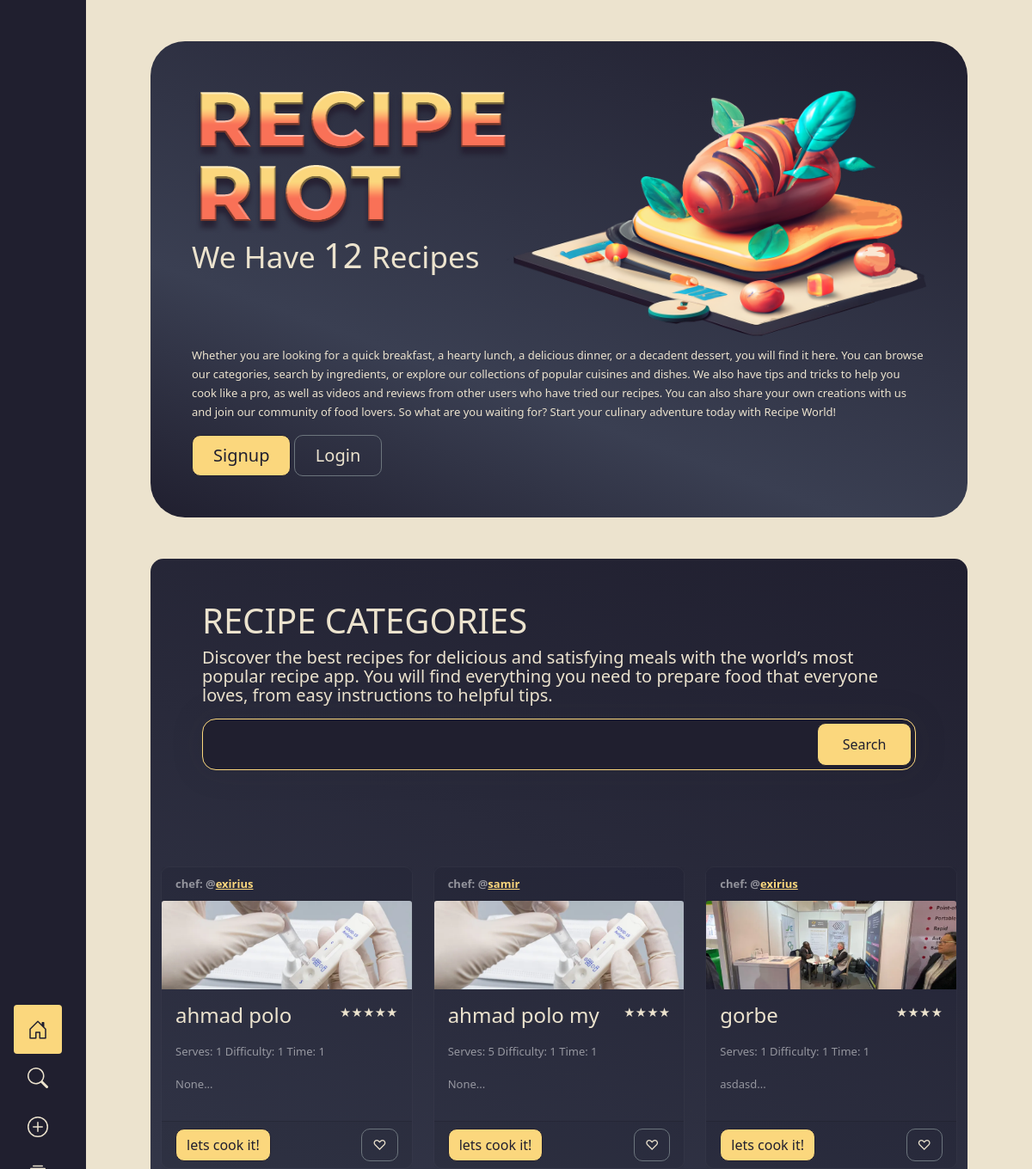
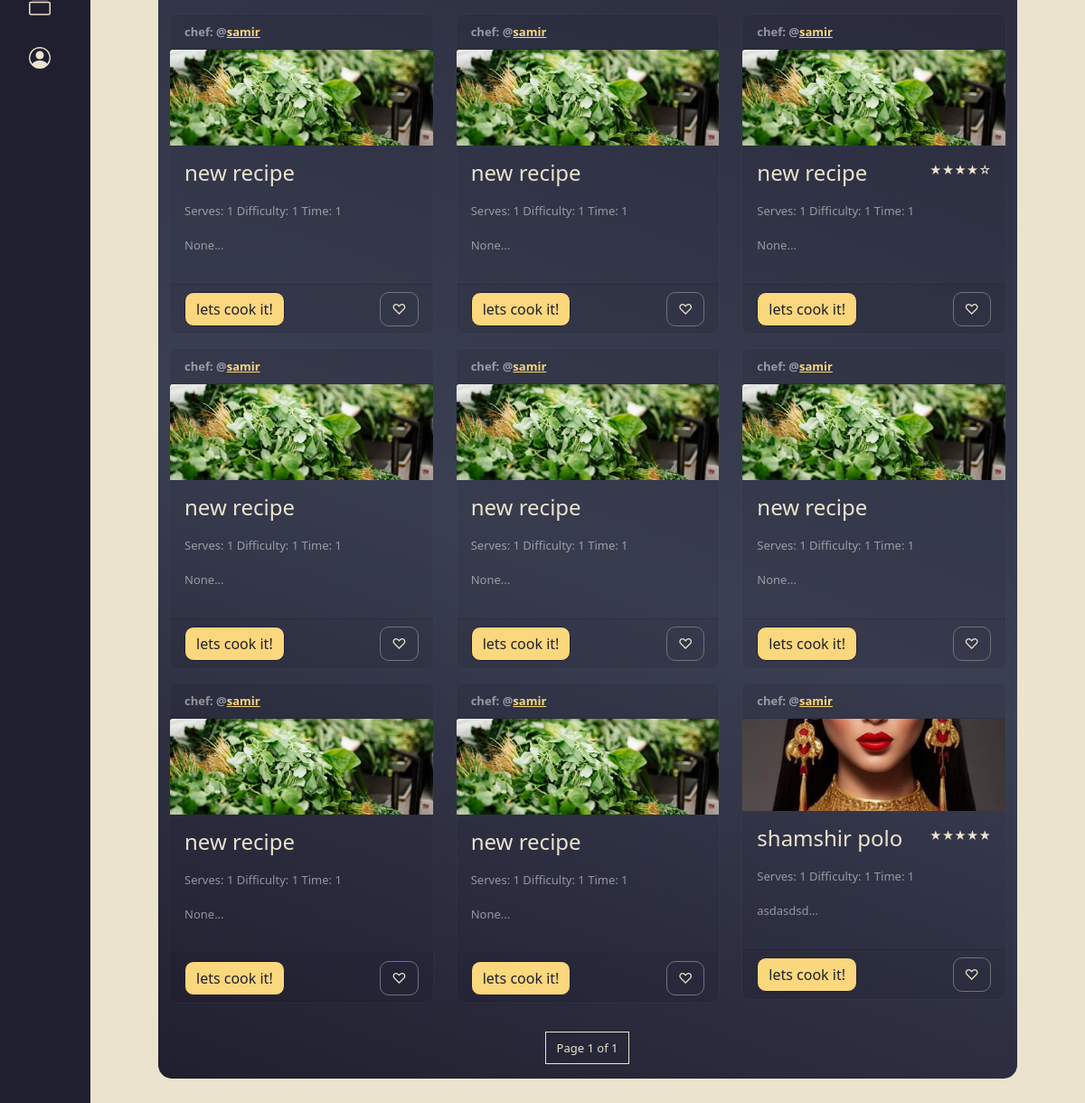
The page / on the database its author committed (2 pictures, top to bottom).
### recipes/models.py (models this page shows, shortened)
class Recipe(models.Model):
    author = models.ForeignKey(User, on_delete=models.CASCADE,default=1)
    chef=models.CharField(max_length=100,default="common",help_text="recipe's chef name (e.g. Chef John)",null=True,blank=True)
    status=models.BooleanField(default=False,help_text="is this recipe ready to be published?")
    name=models.CharField(max_length=300,help_text='Recipe Name (e.g. Pasta)')
    privacy=models.BooleanField(default=False,help_text='is this recipe private?')
    date = models.DateField(auto_now_add=True)
    updated_at = models.DateTimeField(auto_now=True)
    serves = models.IntegerField(default=1 ,help_text='serves (e.g. 4 people)',null=True,blank=True)
    difficulty = models.IntegerField(default=1 ,help_text='difficulty level (e.g. Easy)',null=True,blank=True)
    timetoprepare=models.IntegerField(default=1 ,validators=[MinValueValidator(1), MaxValueValidator(1000)],help_text='time to prepare (e.g. 30 minutes)',null=True,blank=True)
    intro = models.TextField(help_text='an introduction for the recipe',blank=True)
    outro = models.TextField(help_text='add some notes for the recipe',blank=True)
    image = ResizedImageField(size=[850, 300], quality=80,force_format='WebP',crop=['middle', 'center'], upload_to='recipe_images/',default="default/default-recipe.jpg",blank=True, null=True,help_text='choose an image for the recipe')
    cat=models.ManyToManyField(RecipeCats,blank=True,help_text='Select categories for recipe (hold ctrl to select more than one recipe)')
    ingredients = models.ManyToManyField(RecipeIngredients,blank=True,help_text='Select ingredients for recipe (hold ctrl to select more than one recipe)')
    instructions = models.ManyToManyField(RecipeInstructions,blank=True,help_text='Select instructions for recipe (hold ctrl to select more than one recipe)')
    class Meta:
        verbose_name_plural = 'Recipe'

### recipes/views.py (the view)
# urls.py: path('', views.index, name='index'),
def index(request):
    recipe_count = Recipe.objects.filter(privacy=False,status=True).count()
    recipe_list = Recipe.objects.filter(privacy=False,status=True).order_by('date')
    average_ratings = RecipeReview.objects.values('recipe').annotate(average_rating=Avg('rating'))
    ratings_dict = {rating['recipe']: rating['average_rating'] for rating in average_ratings}
    for recipe in recipe_list:
        recipe.average_rating = ratings_dict.get(recipe.id, 0)
    if not request.user.is_authenticated:
        favorites = ()
    else:
        favorites=Favorite.objects.filter(user=request.user).values_list('recipe', flat=True)
    paginator = Paginator(recipe_list, 12)
    page = request.GET.get('page')
    recipe_list = paginator.get_page(page)
    template=loader.get_template('recipes/index.html')
    contex={
        'recipe_count':recipe_count,
        'recipe_list':recipe_list,
        'favorites':favorites,
    }
    return HttpResponse(template.render(contex,request))

### recipes/templates/recipes/index.html (shortened to what this page needs)
{% extends 'base.html' %}
{% load static %}
{% block content %}
<div class="main-content d-block container my-5 p-5" style="overflow:auto;">
  <div class="row my-2 ">
    <div class="col-5 ">
      <div class="logo ">
        <img src="{% static '../media/logo.png' %}" class="" alt="logo">
      </div>
      <h1>
        <small>We Have </small>
        {{ recipe_count }}
        <small> Recipes</small>
      </h1>
    </div>
    <div class="col-7">
      <img src="{% static '../media/food.png' %}" class="food-image img-fluid" alt="">
    </div>
  </div>
  <div class="row">
    {% if user.is_authenticated %}
    <p>
      <span> welcome <strong><a href="{% url 'home' %}">{{ user.username }}</a> </strong> </span>
      We also have tips and tricks to help you cook like a pro, as well as videos and reviews from other users who have
      tried our recipes. You can also share your own creations with us and join our community of food lovers.
      So what are you waiting for? Start your culinary adventure today with Recipe World!
    </p>
    <div class=" ">
      <form action="{% url 'logout' %}" method="post">
        {% csrf_token %}
        <button type="submit" class="btn btn-primary btn-lg px-4 gap-3">Signout</button>
      </form>
    </div>
    {% else %}
    <div class="  ">
      <p>
        Whether you are looking for a quick breakfast, a hearty lunch, a delicious dinner, or a decadent dessert, you will
        find it here. You can browse our categories, search by ingredients, or explore our collections of popular cuisines
        and dishes.
        We also have tips and tricks to help you cook like a pro, as well as videos and reviews from other users who have
        tried our recipes. You can also share your own creations with us and join our community of food lovers.
        So what are you waiting for? Start your culinary adventure today with Recipe World!
      </p>
      <form action="{% url 'signup' %}" method="post" class="d-inline">
        <button type="submit" class="btn btn-primary btn-lg px-4 gap-3">Signup</button>
      </form>
      <form action="{% url 'login' %}" method="post" class="d-inline">
        <button type="submit" class="btn btn-outline-secondary btn-lg px-4">Login</button>
      </form>
    </div>
    {% endif %}
  </div>
</div>
<div class="sub-content d-block container my-5 ">
  <div class="search-form mt-2 mb-3 p-5">
    <h1>RECIPE CATEGORIES </h1>
    <p class="lead ">Discover the best recipes for delicious and satisfying meals with the world’s most popular
      recipe
      app. You will find everything you need to prepare food that everyone loves, from easy instructions to
      helpful
      tips.</p>
    {% include 'search_form.html' %}
  </div>
  {% include 'recipes/partials/recipe_list.html' %}
</div>
{% endblock %}

### recipes/templates/recipes/partials/recipe_list.html (shortened to what this page needs)
<div class="row pt-5">
  {% for recipe in recipe_list|dictsort:"name" %}
  <div class=" recipe-card col-sm-12 col-md-6 col-lg-4 ">
    <section class="card dark-card">
      <div class="card-header"><strong>chef: @<a href="#">{{ recipe.author.username }}</a></strong></div>
      <img class="card-img-top img-fluid " src="{{recipe.image.url}}" alt="{{ recipe.image.name }}" width="300"
        height="100" />
      <div class="card-body">
        <div class="card-title">
          <h4 class=" recipe-title d-inline">{{ recipe.name|slice:':60' }}</h4>
          <span class="recipe-rating text-end d-inline" style="float: right;"> {{ recipe.average_rating }}</span>
        </div>
        <p class="card-text">
        <div class="d-inline py-2 ">Serves: {{ recipe.serves }}</div>
        <div class="d-inline py-2 ">Difficulty: {{ recipe.difficulty }}</div>
        <div class="d-inline py-2 ">Time: {{ recipe.timetoprepare }}</div>
        <div class="intro py-3 ">{{ recipe.intro|slice:':150' }}...</div>
      </div>
      <div class="card-footer">
        <a href="{% url 'view_recipe' recipe.id %}"><button class="btn btn-primary light-text">lets cook
            it!</button></a>
        <form data-hx-post="{% url 'add_favorite' recipe.id %}" hx-target="#add-favorite-btn{{recipe.id}}"
          style="float: right;">
          <button type="submit" id="add-favorite-btn{{recipe.id}}" class="btn btn-outline-secondary">
            {% if recipe.id in favorites %}♥{% else %}♡{% endif %}
          </button>
        </form>
      </div>
    </section>
  </div>
  {% endfor %}
</div>
<div class="row">
  <nav aria-label="Page navigation ">
    <ul class="pagination pt-3 justify-content-center">
      <li class="page-item disabled">
        <a class="page-link" href="#" tabindex="-1" aria-disabled="true">Page {{ recipe_list.number }} of
          {{recipe_list.paginator.num_pages }}</a>
      </li>
    </ul>
  </nav>
</div>

### static/css/style.css (style rules this page uses)
:root { --grad-back: linear-gradient(200deg, rgba(32, 31, 47, 1) 0%, rgba(58, 63, 82, 1) 67%, rgba(32, 31, 47, 1) 100%); --dark-back: #201f2f; --light-back: #ece3ce; --dark-card: rgba(32, 31, 47,0.05); --dark-input: #201f2f; --light-text: #ece3ce; --dark-text: #201f2f; --recipe-color: #fbd77d; --recipe-color-2: #f97157; --recipe-green: #00e6d5; }
*, main, .content-body { margin: 0; padding: 0; }
body { font-weight: 400; -webkit-text-size-adjust: 100%; -webkit-tap-highlight-color: rgba(0, 0, 0, 0); font-family: "Poppins", Arial, sans-serif; line-height: 22px; font-size: 13px; box-sizing: border-box; position: relative; height: 50px; background-color: var(--light-back) !important; color: var(--light-text) !important; }
.main-content { max-width: 950px !important; background: var(--grad-back) !important; border-radius: 40px; }
.sub-content { max-width: 950px !important; background: var(--grad-back) !important; border-radius: 15px; }
.btn { border-radius: 10px !important; }
.btn-primary, .nav-link.active { color: var(--dark-text) !important; background-color: var(--recipe-color) !important; border-color: var(--dark-text) !important; }
a { color: var(--recipe-color) !important; }
.btn-outline-secondary { color: var(--light-text) !important; }
.page-link { color: var(--recipe-color) !important; }
.card { transition: all 0.3s ease-in-out; }
.dark-card { background-color: var(--dark-card) !important; border-radius: 10px!important; border-color: rgba(255, 255, 255, 0.03)!important; color: rgba(255, 255, 255,0.5); }
.card-title { color: var(--light-text) }
.recipe-card { padding-right: 10px; padding-left: 10px; margin-top: 15px; margin-bottom: 15px; }
.page-item.disabled .page-link, .page-item * { color: var(--light-text) !important; background-color: var(--dark-card) !important; border-color: var(--light-text) !important; }

### rows shown on the page
Recipe: author.username "exirius", image (picture), name "ahmad polo", serves "1", difficulty "1", timetoprepare "1", intro "None"
Recipe: author.username "samir", image (picture), name "ahmad polo my", serves "5", difficulty "1", timetoprepare "1", intro "None"
Recipe: author.username "exirius", image (picture), name "gorbe", serves "1", difficulty "1", timetoprepare "1", intro "asdasd"
Recipe: author.username "samir", image (placeholder picture), name "new recipe", serves "1", difficulty "1", timetoprepare "1", intro "None"
Recipe: author.username "samir", image (placeholder picture), name "new recipe", serves "1", difficulty "1", timetoprepare "1", intro "None"
Recipe: author.username "samir", image (placeholder picture), name "new recipe", serves "1", difficulty "1", timetoprepare "1", intro "None"
Recipe: author.username "samir", image (placeholder picture), name "new recipe", serves "1", difficulty "1", timetoprepare "1", intro "None"
Recipe: author.username "samir", image (placeholder picture), name "new recipe", serves "1", difficulty "1", timetoprepare "1", intro "None"
Recipe: author.username "samir", image (placeholder picture), name "new recipe", serves "1", difficulty "1", timetoprepare "1", intro "None"
Recipe: author.username "samir", image (placeholder picture), name "new recipe", serves "1", difficulty "1", timetoprepare "1", intro "None"
Recipe: author.username "samir", image (placeholder picture), name "new recipe", serves "1", difficulty "1", timetoprepare "1", intro "None"
Recipe: author.username "samir", image (picture), name "shamshir polo", serves "1", difficulty "1", timetoprepare "1", intro "asdasdsd"

### other values the page prints
{{ recipe_count }} "12"
{{ recipe_list.number }} "1"
{{ recipe_list.paginator.num_pages }} "1"
